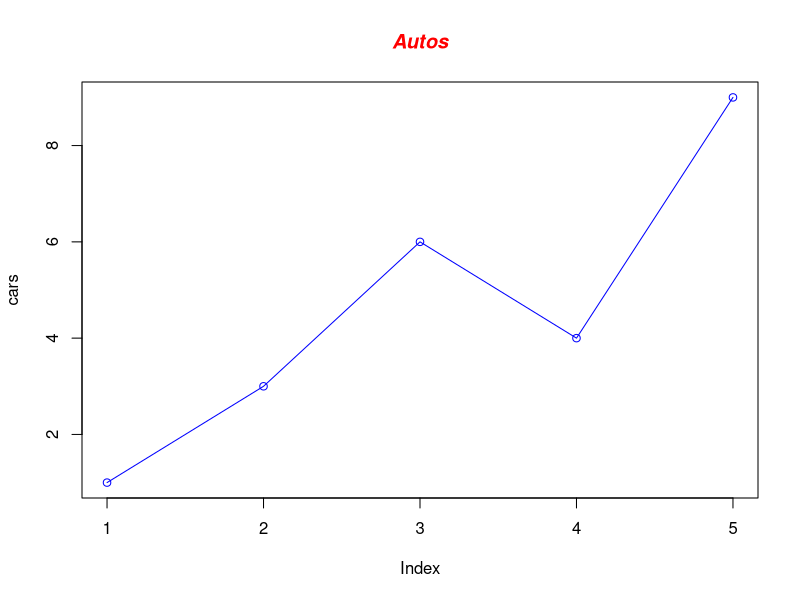
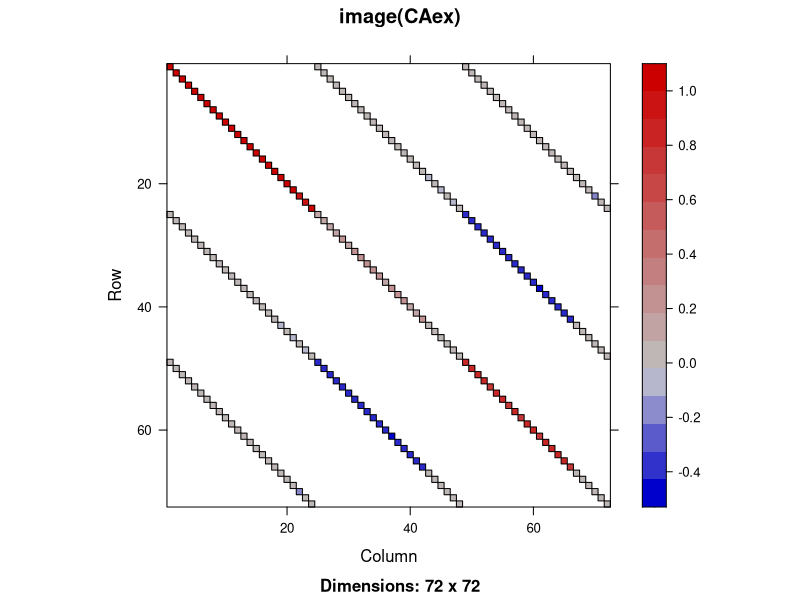

R code for these plots, in order:
## ---- chunk 1
library(knitr)
opts_chunk$set(
tidy=FALSE, fig.keep='none'
)
## ---- chunk 2
knitr::opts_chunk$set(warning = FALSE)
## ---- chunk 3
options(OutDec = ',')
## ---- chunk 4
options(OutDec = '.')
## ---- chunk 5
# Define the cars vector with 5 values
cars <- c(1, 3, 6, 4, 9)
plot(cars, type="o", col="blue")
title(main="Autos", col.main="red", font.main=4)
## ---- chunk 6
library(Matrix)
data(CAex, package = "Matrix")
print(image(CAex, main = "image(CAex)")) # print(.) needed for Sweave
